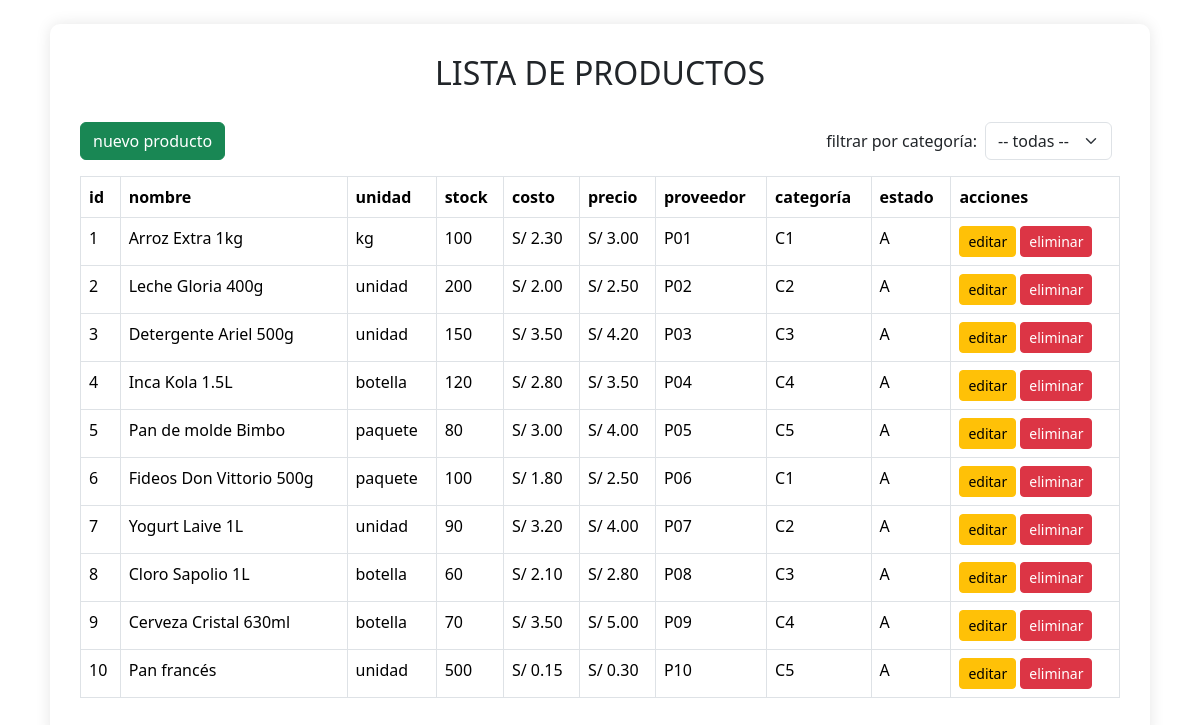
The app's page /ventasfacturacion/vistas/producto/index.php with its own data.
### tables this page shows
CREATE TABLE `productos` (
  `idproducto` int(11) NOT NULL,
  `idproveedor` char(3) DEFAULT NULL,
  `nomproducto` varchar(128) DEFAULT NULL,
  `unimed` varchar(15) DEFAULT NULL,
  `stock` int(11) DEFAULT NULL,
  `cosuni` decimal(10,4) DEFAULT NULL,
  `preuni` decimal(10,4) DEFAULT NULL,
  `idcategoria` char(2) DEFAULT NULL,
  `estado` char(1) DEFAULT NULL
);

### ventasfacturacion/config/conexion.php (called while the page is built)
<?php
class conexion {
    public static function conectar() {
        try {
            $pdo = new pdo("mysql:host=localhost;dbname=ventasfacturacion;charset=utf8", "root", "");
            $pdo->setattribute(pdo::ATTR_ERRMODE, pdo::ERRMODE_EXCEPTION);
            return $pdo;
        } catch (pdoexception $e) {
            die("error de conexión: " . $e->getmessage());
        }
    }
}

### ventasfacturacion/controladores/ProductoController.php (called while the page is built, shortened)
<?php
require_once __DIR__ . '/../config/conexion.php';
class ProductoController {
    private $conexion;
    public function __construct() {
        $this->conexion = Conexion::conectar();
    }
    public function obtenerTodos() {
        $stmt = $this->conexion->query("SELECT * FROM productos");
        return $stmt->fetchAll(PDO::FETCH_ASSOC);
    }
}

### ventasfacturacion/vistas/producto/index.php (the view, shortened to what this page needs)
<?php
require_once '../../controladores/ProductoController.php';
$controller = new ProductoController();
$productos = $controller->obtenerTodos();
?>
<!doctype html>
<html>
<head>
    <link href="https://cdn.jsdelivr.net/npm/bootstrap@5.3.3/dist/css/bootstrap.min.css" rel="stylesheet">
</head>
<body class="container mt-4">
    <h2>lista de productos</h2>
    <div class="mb-3 d-flex justify-content-between align-items-center">
        <a href="crear.php" class="btn btn-success">nuevo producto</a>
        <form method="get" class="d-flex align-items-center">
            <label for="categoria" class="me-2">filtrar por categoría:</label>
            <select name="categoria" id="categoria" class="form-select w-auto me-2" onchange="this.form.submit()">
                <option value="">-- todas --</option>
            </select>
        </form>
    </div>
    <table class="table table-bordered">
        <thead>
            <tr>
                <th>id</th>
                <th>nombre</th>
                <th>unidad</th>
                <th>stock</th>
                <th>costo</th>
                <th>precio</th>
                <th>proveedor</th>
                <th>categoría</th>
                <th>estado</th>
                <th>acciones</th>
            </tr>
        </thead>
        <tbody>
            <?php if (count($productos) > 0): ?>
                <?php foreach ($productos as $p): ?>
                    <tr>
                        <td><?= $p['idproducto'] ?></td>
                        <td><?= $p['nomproducto'] ?></td>
                        <td><?= $p['unimed'] ?></td>
                        <td><?= $p['stock'] ?></td>
                        <td>S/ <?= number_format($p['cosuni'], 2) ?></td>
                        <td>S/ <?= number_format($p['preuni'], 2) ?></td>
                        <td><?= $p['idproveedor'] ?></td>
                        <td><?= $p['idcategoria'] ?></td>
                        <td><?= $p['estado'] ?></td>
                        <td>
                            <a href="editar.php?id=<?= $p['idproducto'] ?>" class="btn btn-sm btn-warning">editar</a>
                            <a href="eliminar.php?id=<?= $p['idproducto'] ?>" class="btn btn-sm btn-danger" onclick="return confirm('¿seguro?')">eliminar</a>
                        </td>
                    </tr>
                <?php endforeach ?>
            <?php else: ?>
                <tr>
                    <td colspan="10" class="text-center">no hay productos en esta categoría.</td>
                </tr>
            <?php endif; ?>
        </tbody>
    </table>
</body>
</html>

### ventasfacturacion/vistas/producto/index.php (style rules this page uses)
body { background-color: #f8f9fa; }
.table thead { background-color: #343a40; color: white; }
.container { max-width: 1100px; margin-top: 40px; background: white; padding: 30px; border-radius: 10px; box-shadow: 0 0 15px rgba(0,0,0,0.1); }
h2 { text-align: center; margin-bottom: 30px; text-transform: uppercase; }

### records on screen
productos: idproducto "1", nomproducto "Arroz Extra 1kg", unimed "kg", stock "100", cosuni "2.30", preuni "3.00", idproveedor "P01", idcategoria "C1", estado "A"
productos: idproducto "2", nomproducto "Leche Gloria 400g", unimed "unidad", stock "200", cosuni "2.00", preuni "2.50", idproveedor "P02", idcategoria "C2", estado "A"
productos: idproducto "3", nomproducto "Detergente Ariel 500g", unimed "unidad", stock "150", cosuni "3.50", preuni "4.20", idproveedor "P03", idcategoria "C3", estado "A"
productos: idproducto "4", nomproducto "Inca Kola 1.5L", unimed "botella", stock "120", cosuni "2.80", preuni "3.50", idproveedor "P04", idcategoria "C4", estado "A"
productos: idproducto "5", nomproducto "Pan de molde Bimbo", unimed "paquete", stock "80", cosuni "3.00", preuni "4.00", idproveedor "P05", idcategoria "C5", estado "A"
productos: idproducto "6", nomproducto "Fideos Don Vittorio 500g", unimed "paquete", stock "100", cosuni "1.80", preuni "2.50", idproveedor "P06", idcategoria "C1", estado "A"
productos: idproducto "7", nomproducto "Yogurt Laive 1L", unimed "unidad", stock "90", cosuni "3.20", preuni "4.00", idproveedor "P07", idcategoria "C2", estado "A"
productos: idproducto "8", nomproducto "Cloro Sapolio 1L", unimed "botella", stock "60", cosuni "2.10", preuni "2.80", idproveedor "P08", idcategoria "C3", estado "A"
productos: idproducto "9", nomproducto "Cerveza Cristal 630ml", unimed "botella", stock "70", cosuni "3.50", preuni "5.00", idproveedor "P09", idcategoria "C4", estado "A"
productos: idproducto "10", nomproducto "Pan francés", unimed "unidad", stock "500", cosuni "0.15", preuni "0.30", idproveedor "P10", idcategoria "C5", estado "A"
